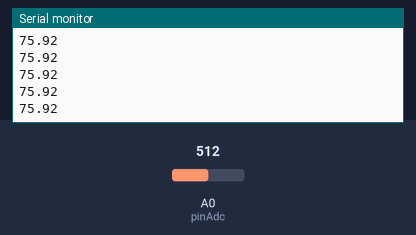
A sketch run on a simulated Arduino Uno, built with avr-gcc and run on an emulated ATmega328P. On the bench: the last lines printed to the serial monitor. The test bench sets the inputs (shaded band); at power-on: A0 (pinAdc) = 512.

Above: at 1.2 s.
1.3 s: A0 (pinAdc) set to 38
At 2.4 s:
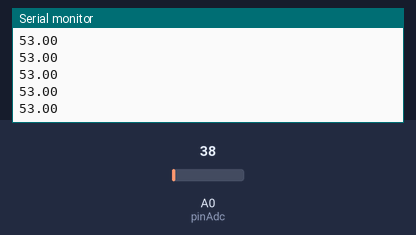
2.8 s: A0 (pinAdc) set to 31
At 3.4 s:
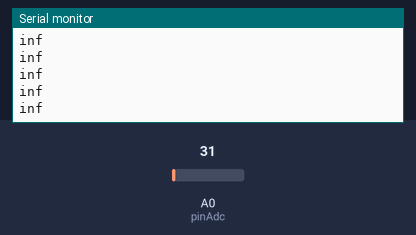

The sketch:

somemlog.ino
```cpp
#include <math.h>
const int pinAdc = A0;
float valorsomdb;
void setup()
{
    Serial.begin(9600);
    //Serial.println("Grove - Sound Sensor Test...");
}

void loop()
{
    long sum = 0;
    for(int i=0; i<32; i++)
    {
        sum += analogRead(pinAdc);
    }

    sum >>= 5;
    valorsomdb = (20*log10(sum/35)) + 53;

    Serial.println(valorsomdb);
    delay(10);
}
```

Measured:
- the behaviour switches between 35 and 34 on A0 (pinAdc) (found by bisection; images 1 and 2)
- after the input at 1.3 s, the serial monitor: prints a new line at once (image 1)
- after the input at 2.8 s, the serial monitor: prints a new line at once (image 2)
